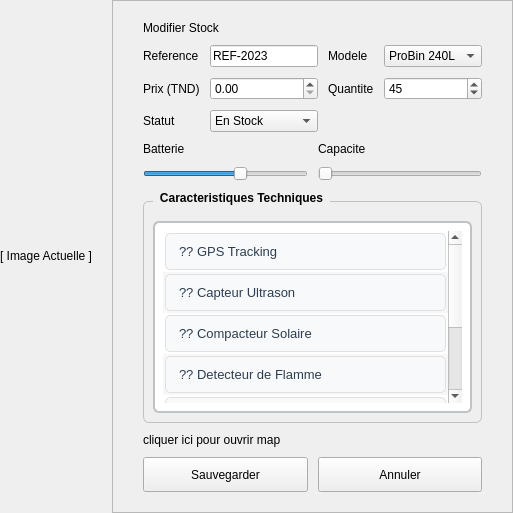
                       <widget class="QWidget" name="prod_modification">
                        <property name="autoFillBackground">
                         <bool>false</bool>
                        </property>
                        <layout class="QHBoxLayout" name="prod_modifier_hLayout">
                         <property name="spacing">
                          <number>0</number>
                         </property>
                         <property name="leftMargin">
                          <number>0</number>
                         </property>
                         <property name="topMargin">
                          <number>0</number>
                         </property>
                         <property name="rightMargin">
                          <number>0</number>
                         </property>
                         <property name="bottomMargin">
                          <number>0</number>
                         </property>
                         <item>
                          <layout class="QVBoxLayout" name="prod_modRightLayout">
                           <property name="spacing">
                            <number>0</number>
                           </property>
                           <property name="leftMargin">
                            <number>0</number>
                           </property>
                           <property name="topMargin">
                            <number>0</number>
                           </property>
                           <property name="rightMargin">
                            <number>0</number>
                           </property>
                           <property name="bottomMargin">
                            <number>0</number>
                           </property>
                           <item>
                            <layout class="QHBoxLayout" name="prod_hl_mod_split">
                             <property name="spacing">
                              <number>20</number>
                             </property>
                             <item>
                              <widget class="QLabel" name="prod_imgBin">
                               <property name="maximumSize">
                                <size>
                                 <width>16777215</width>
                                 <height>250</height>
                                </size>
                               </property>
                               <property name="text">
                                <string>[ Image Actuelle ]</string>
                               </property>
                               <property name="alignment">
                                <set>Qt::AlignmentFlag::AlignCenter</set>
                               </property>
                              </widget>
                             </item>
                             <item>
                              <widget class="QFrame" name="prod_cardMod">
                               <property name="frameShape">
                                <enum>QFrame::Shape::StyledPanel</enum>
                               </property>
                               <layout class="QVBoxLayout" name="prod_verticalLayout_Mod">
                                <property name="spacing">
                                 <number>10</number>
                                </property>
                                <property name="leftMargin">
                                 <number>30</number>
                                </property>
                                <property name="topMargin">
                                 <number>20</number>
                                </property>
                                <property name="rightMargin">
                                 <number>30</number>
                                </property>
                                <property name="bottomMargin">
                                 <number>20</number>
                                </property>
                                <item>
                                 <widget class="QLabel" name="prod_lblTitleMod">
                                  <property name="text">
                                   <string>Modifier Stock</string>
                                  </property>
                                 </widget>
                                </item>
                                <item>
                                 <layout class="QGridLayout" name="prod_gl_inputs_mod">
                                  <item row="1" column="3">
                                   <widget class="QSpinBox" name="prod_sb_qty_mod">
                                    <property name="value">
                                     <number>45</number>
                                    </property>
                                   </widget>
                                  </item>
                                  <item row="2" column="0">
                                   <widget class="QLabel" name="prod_l_stat_m">
                                    <property name="text">
                                     <string>Statut</string>
                                    </property>
                                   </widget>
                                  </item>
                                  <item row="1" column="2">
                                   <widget class="QLabel" name="prod_l_qty_m">
                                    <property name="text">
                                     <string>Quantite</string>
                                    </property>
                                   </widget>
                                  </item>
                                  <item row="0" column="3">
                                   <widget class="QComboBox" name="prod_cb_model_mod">
                                    <item>
                                     <property name="text">
                                      <string>ProBin 240L</string>
                                     </property>
                                    </item>
                                   </widget>
                                  </item>
                                  <item row="2" column="1">
                                   <widget class="QComboBox" name="prod_cb_status_mod">
                                    <item>
                                     <property name="text">
                                      <string>En Stock</string>
                                     </property>
                                    </item>
                                   </widget>
                                  </item>
                                  <item row="1" column="1">
                                   <widget class="QDoubleSpinBox" name="prod_dsb_price_mod">
                                    <property name="value">
                                     <double>0.000000000000000</double>
                                    </property>
                                   </widget>
                                  </item>
                                  <item row="0" column="1">
                                   <widget class="QLineEdit" name="prod_ln_ref_mod">
                                    <property name="text">
                                     <string>REF-2023</string>
                                    </property>
                                    <property name="readOnly">
                                     <bool>true</bool>
                                    </property>
                                   </widget>
                                  </item>
                                  <item row="0" column="2">
                                   <widget class="QLabel" name="prod_l2_m">
                                    <property name="text">
                                     <string>Modele</string>
                                    </property>
                                   </widget>
                                  </item>
                                  <item row="1" column="0">
                                   <widget class="QLabel" name="prod_l_px_m">
                                    <property name="text">
                                     <string>Prix (TND)</string>
                                    </property>
                                   </widget>
                                  </item>
                                  <item row="0" column="0">
                                   <widget class="QLabel" name="prod_l1_m">
                                    <property name="text">
                                     <string>Reference</string>
                                    </property>
                                   </widget>
                                  </item>
                                 </layout>
                                </item>
                                <item>
                                 <layout class="QHBoxLayout" name="prod_hl_sliders_mod">
                                  <item>
                                   <layout class="QVBoxLayout" name="prod_vl_bat_mod">
                                    <item>
                                     <widget class="QLabel" name="prod_l_bat_m">
                                      <property name="text">
                                       <string>Batterie</string>
                                      </property>
                                     </widget>
                                    </item>
                                    <item>
                                     <widget class="QSlider" name="prod_slider_bat_mod">
                                      <property name="maximum">
                                       <number>20000</number>
                                      </property>
                                      <property name="value">
                                       <number>12000</number>
                                      </property>
                                      <property name="orientation">
                                       <enum>Qt::Orientation::Horizontal</enum>
                                      </property>
                                     </widget>
                                    </item>
                                   </layout>
                                  </item>
                                  <item>
                                   <layout class="QVBoxLayout" name="prod_vl_cap_mod">
                                    <item>
                                     <widget class="QLabel" name="prod_l_cap_m">
                                      <property name="text">
                                       <string>Capacite</string>
                                      </property>
                                     </widget>
                                    </item>
                                    <item>
                                     <widget class="QSlider" name="prod_slider_cap_mod">
                                      <property name="maximum">
                                       <number>1000</number>
                                      </property>
                                      <property name="orientation">
                                       <enum>Qt::Orientation::Horizontal</enum>
                                      </property>
                                     </widget>
                                    </item>
                                   </layout>
                                  </item>
                                 </layout>
                                </item>
                                <item>
                                 <widget class="QGroupBox" name="prod_gb_characteristics_mod">
                                  <property name="styleSheet">
                                   <string>
                            QGroupBox {
                             font-weight: bold;
                             border: 1px solid #bdc3c7;
                             border-radius: 6px;
                             margin-top: 10px;
                             padding-top: 10px;
                            }
                            QGroupBox::title {
                             subcontrol-origin: margin;
                             left: 10px;
                             padding: 0 5px;
                             color: black;
                             color: black;
                            }
                           </string>
                                  </property>
                                  <property name="title">
                                   <string>Caracteristiques Techniques</string>
                                  </property>
                                  <layout class="QVBoxLayout" name="prod_vl_characteristics_mod">
                                   <item>
                                    <widget class="QListWidget" name="prod_lstCharacteristics_mod">
                                     <property name="styleSheet">
                                      <string>QListWidget {
                                 border: 2px solid #bdc3c7;
                                 background-color: white;
                                 border-radius: 6px;
                                 padding: 8px;
                                 font-size: 13px;
                                }
                                QListWidget::item {
                                 padding: 10px;
                                 margin: 2px;
                                 border: 1px solid #e0e0e0;
                                 border-radius: 5px;
                                 background-color: #f8f9fa;
                                 color: #2c3e50;
                                }
                                QListWidget::item:selected {
                                 background-color: #3498db;
                                 color: white;
                                 border: 2px solid #2980b9;
                                 font-weight: bold;
                                }
                                QListWidget::item:hover:!selected {
                                 background-color: #e3f2fd;
                                 border: 1px solid #90caf9;
                                }
                               </string>
                                     </property>
                                     <property name="alternatingRowColors">
                                      <bool>true</bool>
                                     </property>
                                     <property name="selectionMode">
                                      <enum>QAbstractItemView::SelectionMode::MultiSelection</enum>
                                     </property>
                                     <item>
                                      <property name="text">
                                       <string>?? GPS Tracking</string>
                                      </property>
                                     </item>
                                     <item>
                                      <property name="text">
                                       <string>?? Capteur Ultrason</string>
                                      </property>
                                     </item>
                                     <item>
                                      <property name="text">
                                       <string>?? Compacteur Solaire</string>
                                      </property>
                                     </item>
                                     <item>
                                      <property name="text">
                                       <string>?? Detecteur de Flamme</string>
                                      </property>
                                     </item>
                                     <item>
                                      <property name="text">
                                       <string>?? Verrouillage Auto</string>
                                      </property>
                                     </item>
                                     <item>
                                      <property name="text">
                                       <string>?? Integration IoT</string>
                                      </property>
                                     </item>
                                     <item>
                                      <property name="text">
                                       <string>??? Anti-Odeur</string>
                                      </property>
                                     </item>
                                    </widget>
                                   </item>
                                  </layout>
                                 </widget>
                                </item>
                                <item>
                                 <widget class="QLabel" name="prod_l5_m">
                                  <property name="text">
                                   <string>cliquer ici pour ouvrir map</string>
                                  </property>
                                 </widget>
                                </item>
                                <item>
                                 <layout class="QHBoxLayout" name="prod_btns_mod">
                                  <item>
                                   <widget class="QPushButton" name="prod_btnSave_Mod">
                                    <property name="minimumSize">
                                     <size>
                                      <width>0</width>
                                      <height>35</height>
                                     </size>
                                    </property>
                                    <property name="text">
                                     <string>Sauvegarder</string>
                                    </property>
                                   </widget>
                                  </item>
                                  <item>
                                   <widget class="QPushButton" name="prod_btnCancel_Mod">
                                    <property name="minimumSize">
                                     <size>
                                      <width>0</width>
                                      <height>35</height>
                                     </size>
                                    </property>
                                    <property name="text">
                                     <string>Annuler</string>
                                    </property>
                                   </widget>
                                  </item>
                                 </layout>
                                </item>
                               </layout>
                              </widget>
                             </item>
                            </layout>
                           </item>
                          </layout>
                         </item>
                        </layout>
                       </widget>
